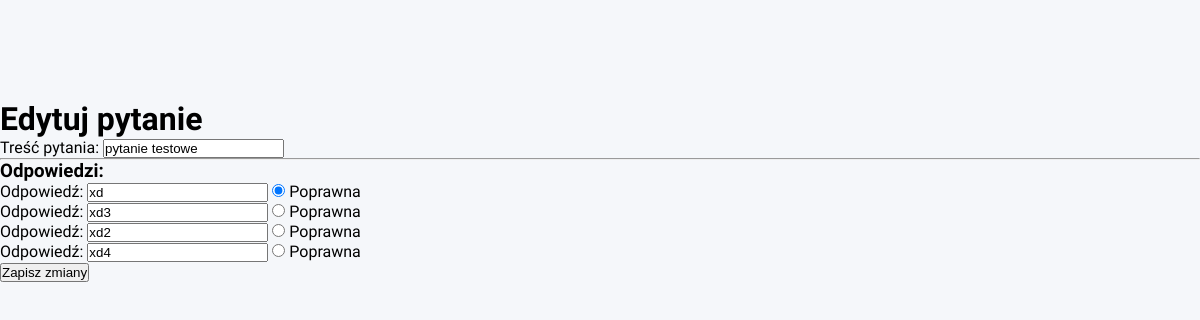
The page /teacher/questions/9/edit on the database its author committed.
### models.py (models this page shows, shortened)
class Question(db.Model):
    __tablename__ = 'questions'
    id = db.Column(db.Integer, primary_key=True)
    text = db.Column(db.String, nullable=False)

class AnswerOption(db.Model):
    __tablename__ = 'answer_options'
    id = db.Column(db.Integer, primary_key=True)
    text = db.Column(db.String, nullable=False)
    is_correct = db.Column(db.Boolean, nullable=False)
    question_id = db.Column(db.Integer, db.ForeignKey('questions.id'), nullable=False)
    question = db.relationship('Question', backref='answer_options')

### app.py (the view, shortened to what this page needs)
@app.route('/teacher/questions/<int:question_id>/edit', methods=['GET', 'POST']) #edytuj pytanie
def edit_question(question_id):
    question = Question.query.get_or_404(question_id)
    return render_template('edit_question.html', question=question)

### templates/edit_question.html (shortened to what this page needs)
{% extends "base.html" %}
{% block body %}
<h1>Edytuj pytanie</h1>
<form method="post">
  <label>Treść pytania:</label>
  <input type="text" name="question_text" value="{{ question.text }}" required>
  <hr>
  <h3>Odpowiedzi:</h3>
  {% for opt in question.answer_options %}
    <div>
      <label>Odpowiedź:</label>
      <input type="text" name="option_{{ opt.id }}" value="{{ opt.text }}">
      <label>
        <input type="radio" name="correct_option" value="{{ opt.id }}" {% if opt.is_correct %}checked{% endif %}>
        Poprawna
      </label>
    </div>
  {% endfor %}
  <button type="submit" class="btn">Zapisz zmiany</button>
</form>
{% endblock %}

### static/css/style.css (style rules this page uses)
* { margin: 0; padding: 0; box-sizing: border-box; }
body:not(.auth-page) { padding-top: 100px; }

### templates/base.html (style rules this page uses)
body { font-family: 'Segoe UI', Tahoma, Geneva, Verdana, sans-serif; margin: 0; padding: 0; box-sizing: border-box; background-color: #f5f7fa; }

### rows shown on the page
Question: question_text "pytanie testowe"
AnswerOption: text "xd", is_correct "☑ Poprawna"
AnswerOption: text "xd3", is_correct "☐ Poprawna"
AnswerOption: text "xd2", is_correct "☐ Poprawna"
AnswerOption: text "xd4", is_correct "☐ Poprawna"
